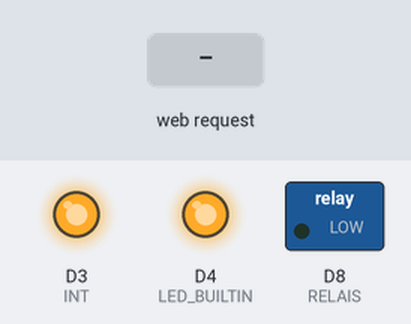
The sketch below on a simulated ESP8266 (NodeMCU). Shown: switched loads named in the sketch (green lamp = pin HIGH), output pins drawn as LEDs (lit = HIGH, except the on-board LED, lit = LOW). Inputs (shaded band) come from the test bench. WiFi joins after 1.5 s; servers stay silent unless stated; what the sketch prints to the serial monitor is not drawn.

Above: at 0.1 s.
At 4.2 s:
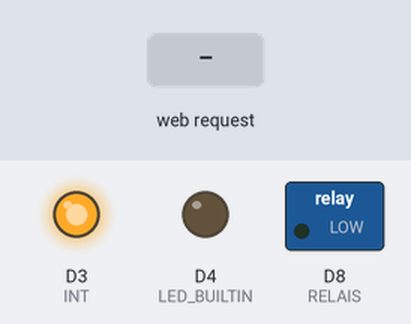
4.3 s: HTTP request GET /sonne received
At 5.7 s:
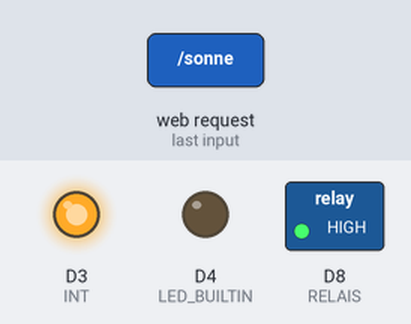
7.3 s: HTTP request GET / received
Timing chart, 0 to 10.3 s (numbered marks = the images above; inputs shaded):
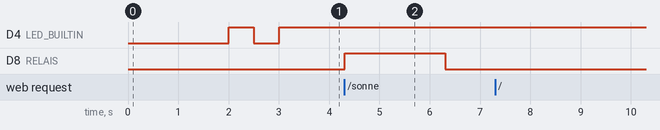

The sketch:

sonnette.ino
```cpp
#include <SPI.h>
#include <Wire.h>
//#include <Adafruit_GFX.h>

//#include <DHT.h>
#include <ESP8266WiFi.h>
//#include <Adafruit_SSD1306.h>
#include <ESP8266WebServer.h>

const char* ssid = "Livebox-B7B0";
const char* password = "...";
#define RELAIS 15  // vers le relais
#define INT D3  // vers l'interupteur
ESP8266WebServer server(80);

void onsonne() {
  digitalWrite(RELAIS, HIGH);
  Serial.println("sa sonne");
  delay(2000);
  digitalWrite(RELAIS, LOW);
}

void connexion() {
  int cpt=0;
  while ((WiFi.status() != WL_CONNECTED) && (cpt < 5)) {
    Serial.println();
    // Connect to WiFi network
    Serial.print("Connecting to ");
    Serial.println(ssid);
    WiFi.begin(ssid, password);
    int t_wifi = millis();
    while (WiFi.status() != WL_CONNECTED) {
      delay(500);
      Serial.print(".");
      if (millis() - t_wifi > 20000) {break;}
    }
    cpt++;
  }
  if (WiFi.status() != WL_CONNECTED) {
    ESP.reset();
  }
  Serial.println("WiFi connected");
}

void alu() {
  pinMode(LED_BUILTIN, OUTPUT);
  digitalWrite(LED_BUILTIN, LOW);
  delay(500);
  digitalWrite(LED_BUILTIN, HIGH);
  delay(500);
  digitalWrite(LED_BUILTIN, LOW);
  delay(500);
  digitalWrite(LED_BUILTIN, HIGH);
  Serial.println("alu");
}

String info(){
  String reponse = String("info : \n<br />")
  + "\n<br />Vcc :" + ESP.getVcc()
  + "\n<br />Free Heap :" + ESP.getFreeHeap()
  + "\n<br />Frequence :" + ESP.getCpuFreqMHz()
  + "\n<br />taille du code :" + ESP.getSketchSize()
  //+ "\n<br />signature du ode :" + ESP.getSketchMD5()
  + "\n<br />cycle : " + ESP.getCycleCount() +"\n";
  return reponse;
}

String iptoString (IPAddress ip)
{
  String adr = String("")
  + ip[0]
  + "."
  + ip[1]
  + "."
  + ip[2]
  + "."
  + ip[3];
  return adr;
}

void setup() {
  Serial.begin(115200);

  pinMode(RELAIS, OUTPUT);
  digitalWrite(RELAIS,LOW);
  pinMode(INT, OUTPUT);
  digitalWrite(INT,HIGH);

  // server wifi
  String ip = "0";
  connexion();
  // Print the IP address
  Serial.print("URL : ");
  Serial.print("http://");
  ip = iptoString(WiFi.localIP());
  Serial.print(ip);
  Serial.println("/");

  server.on("/", [](){
    Serial.println("get /");
    server.send(200, "text/html", info());
  });

  server.on("/sonne", [](){
    Serial.println("get /sonne");
    onsonne();
    server.send(200, "text/html", "sa sonne");
  });
  server.begin();
  Serial.println("Server started");

  alu();
}

void loop() {
  server.handleClient();
  delay(100);
}
```

Measured:
- after the input at 4.3 s, D8 (RELAIS): LOW → HIGH at once, → LOW 2.0 s later
- after the input at 7.3 s, every drawn part: stays the same
